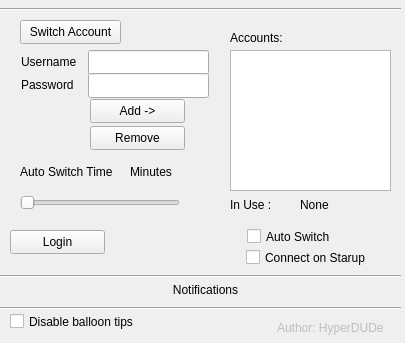
<?xml version="1.0" encoding="UTF-8"?>
<ui version="4.0">
 <class>Widget</class>
 <widget class="QWidget" name="Widget">
  <property name="geometry">
   <rect>
    <x>0</x>
    <y>0</y>
    <width>405</width>
    <height>343</height>
   </rect>
  </property>
  <property name="sizePolicy">
   <sizepolicy hsizetype="Fixed" vsizetype="Fixed">
    <horstretch>0</horstretch>
    <verstretch>0</verstretch>
   </sizepolicy>
  </property>
  <property name="minimumSize">
   <size>
    <width>405</width>
    <height>343</height>
   </size>
  </property>
  <property name="maximumSize">
   <size>
    <width>405</width>
    <height>343</height>
   </size>
  </property>
  <property name="windowTitle">
   <string>Widget</string>
  </property>
  <widget class="QPushButton" name="addButton">
   <property name="geometry">
    <rect>
     <x>90</x>
     <y>99</y>
     <width>95</width>
     <height>24</height>
    </rect>
   </property>
   <property name="text">
    <string>Add -&gt;</string>
   </property>
  </widget>
  <widget class="QLabel" name="label">
   <property name="geometry">
    <rect>
     <x>21</x>
     <y>54</y>
     <width>61</width>
     <height>16</height>
    </rect>
   </property>
   <property name="text">
    <string>Username</string>
   </property>
  </widget>
  <widget class="QLineEdit" name="username">
   <property name="geometry">
    <rect>
     <x>88</x>
     <y>50</y>
     <width>121</width>
     <height>25</height>
    </rect>
   </property>
   <property name="maxLength">
    <number>32</number>
   </property>
  </widget>
  <widget class="QLabel" name="label_2">
   <property name="geometry">
    <rect>
     <x>21</x>
     <y>77</y>
     <width>61</width>
     <height>16</height>
    </rect>
   </property>
   <property name="text">
    <string>Password</string>
   </property>
  </widget>
  <widget class="QLineEdit" name="password">
   <property name="geometry">
    <rect>
     <x>88</x>
     <y>73</y>
     <width>121</width>
     <height>25</height>
    </rect>
   </property>
   <property name="inputMask">
    <string/>
   </property>
   <property name="maxLength">
    <number>64</number>
   </property>
   <property name="echoMode">
    <enum>QLineEdit::Password</enum>
   </property>
  </widget>
  <widget class="QPushButton" name="startButton">
   <property name="geometry">
    <rect>
     <x>10</x>
     <y>230</y>
     <width>95</width>
     <height>24</height>
    </rect>
   </property>
   <property name="text">
    <string>Login</string>
   </property>
  </widget>
  <widget class="QListWidget" name="accountList">
   <property name="geometry">
    <rect>
     <x>230</x>
     <y>50</y>
     <width>161</width>
     <height>141</height>
    </rect>
   </property>
  </widget>
  <widget class="QLabel" name="label_3">
   <property name="geometry">
    <rect>
     <x>230</x>
     <y>197</y>
     <width>61</width>
     <height>16</height>
    </rect>
   </property>
   <property name="text">
    <string>In Use :</string>
   </property>
  </widget>
  <widget class="QLabel" name="label_4">
   <property name="geometry">
    <rect>
     <x>230</x>
     <y>30</y>
     <width>61</width>
     <height>16</height>
    </rect>
   </property>
   <property name="text">
    <string>Accounts:</string>
   </property>
  </widget>
  <widget class="QLabel" name="inUseLabel">
   <property name="geometry">
    <rect>
     <x>300</x>
     <y>197</y>
     <width>101</width>
     <height>16</height>
    </rect>
   </property>
   <property name="text">
    <string>None</string>
   </property>
  </widget>
  <widget class="QPushButton" name="removeAccount">
   <property name="geometry">
    <rect>
     <x>90</x>
     <y>126</y>
     <width>95</width>
     <height>24</height>
    </rect>
   </property>
   <property name="text">
    <string>Remove</string>
   </property>
  </widget>
  <widget class="QPushButton" name="switchAccount">
   <property name="geometry">
    <rect>
     <x>20</x>
     <y>20</y>
     <width>101</width>
     <height>24</height>
    </rect>
   </property>
   <property name="text">
    <string>Switch Account</string>
   </property>
  </widget>
  <widget class="QLabel" name="label_5">
   <property name="geometry">
    <rect>
     <x>20</x>
     <y>164</y>
     <width>111</width>
     <height>16</height>
    </rect>
   </property>
   <property name="text">
    <string>Auto Switch Time</string>
   </property>
  </widget>
  <widget class="QLabel" name="notificationLabel">
   <property name="geometry">
    <rect>
     <x>20</x>
     <y>280</y>
     <width>371</width>
     <height>20</height>
    </rect>
   </property>
   <property name="styleSheet">
    <string notr="true">background-color: rgba(255, 85, 127, 0);</string>
   </property>
   <property name="text">
    <string>Notifications</string>
   </property>
   <property name="alignment">
    <set>Qt::AlignCenter</set>
   </property>
  </widget>
  <widget class="Line" name="line">
   <property name="geometry">
    <rect>
     <x>0</x>
     <y>268</y>
     <width>401</width>
     <height>16</height>
    </rect>
   </property>
   <property name="orientation">
    <enum>Qt::Horizontal</enum>
   </property>
  </widget>
  <widget class="Line" name="line_2">
   <property name="geometry">
    <rect>
     <x>0</x>
     <y>1</y>
     <width>401</width>
     <height>16</height>
    </rect>
   </property>
   <property name="orientation">
    <enum>Qt::Horizontal</enum>
   </property>
  </widget>
  <widget class="Line" name="line_3">
   <property name="geometry">
    <rect>
     <x>0</x>
     <y>300</y>
     <width>401</width>
     <height>16</height>
    </rect>
   </property>
   <property name="orientation">
    <enum>Qt::Horizontal</enum>
   </property>
  </widget>
  <widget class="QLabel" name="label_8">
   <property name="enabled">
    <bool>false</bool>
   </property>
   <property name="geometry">
    <rect>
     <x>277</x>
     <y>318</y>
     <width>121</width>
     <height>20</height>
    </rect>
   </property>
   <property name="text">
    <string>Author: HyperDUDe</string>
   </property>
  </widget>
  <widget class="QCheckBox" name="checkBox">
   <property name="geometry">
    <rect>
     <x>246</x>
     <y>246</y>
     <width>131</width>
     <height>23</height>
    </rect>
   </property>
   <property name="text">
    <string>Connect on Starup</string>
   </property>
  </widget>
  <widget class="QCheckBox" name="autoSwitch">
   <property name="geometry">
    <rect>
     <x>247</x>
     <y>225</y>
     <width>131</width>
     <height>23</height>
    </rect>
   </property>
   <property name="text">
    <string>Auto Switch</string>
   </property>
  </widget>
  <widget class="QCheckBox" name="disableBalloonTips">
   <property name="geometry">
    <rect>
     <x>10</x>
     <y>310</y>
     <width>141</width>
     <height>23</height>
    </rect>
   </property>
   <property name="text">
    <string>Disable balloon tips</string>
   </property>
  </widget>
  <widget class="QSlider" name="switchTimeSlider">
   <property name="geometry">
    <rect>
     <x>20</x>
     <y>193</y>
     <width>160</width>
     <height>20</height>
    </rect>
   </property>
   <property name="minimum">
    <number>10</number>
   </property>
   <property name="maximum">
    <number>90</number>
   </property>
   <property name="orientation">
    <enum>Qt::Horizontal</enum>
   </property>
  </widget>
  <widget class="QLabel" name="label_6">
   <property name="geometry">
    <rect>
     <x>130</x>
     <y>164</y>
     <width>91</width>
     <height>16</height>
    </rect>
   </property>
   <property name="text">
    <string>Minutes</string>
   </property>
  </widget>
 </widget>
 <layoutdefault spacing="6" margin="11"/>
 <tabstops>
  <tabstop>username</tabstop>
  <tabstop>password</tabstop>
  <tabstop>addButton</tabstop>
  <tabstop>removeAccount</tabstop>
  <tabstop>startButton</tabstop>
  <tabstop>checkBox</tabstop>
  <tabstop>switchAccount</tabstop>
  <tabstop>accountList</tabstop>
 </tabstops>
 <resources/>
 <connections/>
</ui>
